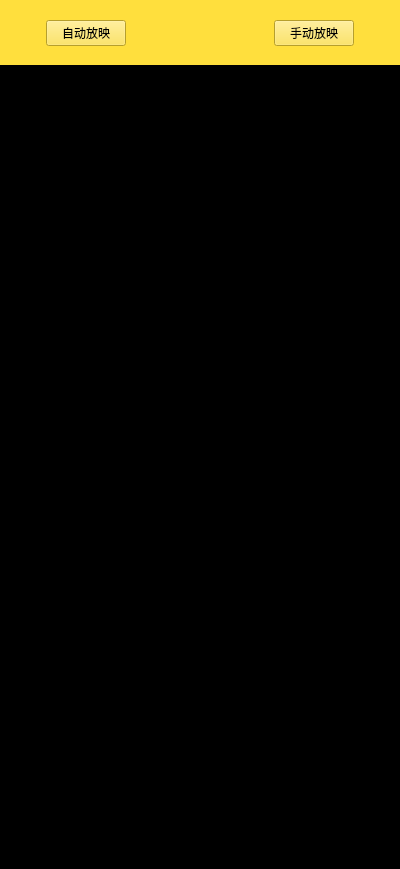
<?xml version="1.0" encoding="UTF-8"?>
<ui version="4.0">
 <class>PhotoFrame</class>
 <widget class="QWidget" name="PhotoFrame">
  <property name="geometry">
   <rect>
    <x>0</x>
    <y>0</y>
    <width>400</width>
    <height>869</height>
   </rect>
  </property>
  <property name="windowTitle">
   <string>Form</string>
  </property>
  <property name="styleSheet">
   <string notr="true">background-color: rgb(0, 0, 0);</string>
  </property>
  <layout class="QGridLayout" name="gridLayout">
   <property name="leftMargin">
    <number>0</number>
   </property>
   <property name="topMargin">
    <number>0</number>
   </property>
   <property name="rightMargin">
    <number>0</number>
   </property>
   <property name="bottomMargin">
    <number>30</number>
   </property>
   <property name="spacing">
    <number>0</number>
   </property>
   <item row="0" column="0">
    <widget class="QWidget" name="backgroundwidget" native="true">
     <property name="styleSheet">
      <string notr="true">background-color: rgb(0, 0, 0);</string>
     </property>
     <layout class="QGridLayout" name="gridLayout_2" rowstretch="1,10,2">
      <property name="leftMargin">
       <number>0</number>
      </property>
      <property name="topMargin">
       <number>0</number>
      </property>
      <property name="rightMargin">
       <number>0</number>
      </property>
      <property name="bottomMargin">
       <number>0</number>
      </property>
      <property name="spacing">
       <number>0</number>
      </property>
      <item row="2" column="0">
       <widget class="QWidget" name="buttomwidget" native="true">
        <property name="styleSheet">
         <string notr="true">background-color: rgb(91, 91, 91);</string>
        </property>
        <layout class="QGridLayout" name="gridLayout_5">
         <property name="leftMargin">
          <number>0</number>
         </property>
         <property name="topMargin">
          <number>0</number>
         </property>
         <property name="rightMargin">
          <number>0</number>
         </property>
         <property name="bottomMargin">
          <number>0</number>
         </property>
         <property name="spacing">
          <number>0</number>
         </property>
         <item row="0" column="0">
          <widget class="PhotoListView" name="tableViewPreview">
           <property name="styleSheet">
            <string notr="true">background-color: rgb(0, 0, 0);</string>
           </property>
          </widget>
         </item>
        </layout>
       </widget>
      </item>
      <item row="1" column="0">
       <widget class="QWidget" name="centerwidget" native="true">
        <layout class="QGridLayout" name="gridLayout_3" rowstretch="1,4,1">
         <property name="leftMargin">
          <number>0</number>
         </property>
         <property name="rightMargin">
          <number>0</number>
         </property>
         <item row="0" column="0">
          <spacer name="verticalSpacer_5">
           <property name="orientation">
            <enum>Qt::Vertical</enum>
           </property>
           <property name="sizeHint" stdset="0">
            <size>
             <width>20</width>
             <height>100</height>
            </size>
           </property>
          </spacer>
         </item>
         <item row="1" column="0">
          <widget class="PicItem" name="PicGraphicsView">
           <property name="styleSheet">
            <string notr="true">background-color: rgb(0, 0, 0);</string>
           </property>
          </widget>
         </item>
         <item row="2" column="0">
          <spacer name="verticalSpacer_6">
           <property name="orientation">
            <enum>Qt::Vertical</enum>
           </property>
           <property name="sizeHint" stdset="0">
            <size>
             <width>20</width>
             <height>99</height>
            </size>
           </property>
          </spacer>
         </item>
        </layout>
       </widget>
      </item>
      <item row="0" column="0">
       <widget class="QWidget" name="titlewidget" native="true">
        <property name="styleSheet">
         <string notr="true">background-color: rgb(255, 223, 61);
color: rgb(0, 0, 0);</string>
        </property>
        <layout class="QGridLayout" name="gridLayout_4">
         <property name="leftMargin">
          <number>0</number>
         </property>
         <property name="topMargin">
          <number>0</number>
         </property>
         <property name="rightMargin">
          <number>0</number>
         </property>
         <property name="bottomMargin">
          <number>0</number>
         </property>
         <property name="spacing">
          <number>0</number>
         </property>
         <item row="0" column="1">
          <spacer name="verticalSpacer_2">
           <property name="orientation">
            <enum>Qt::Vertical</enum>
           </property>
           <property name="sizeHint" stdset="0">
            <size>
             <width>20</width>
             <height>17</height>
            </size>
           </property>
          </spacer>
         </item>
         <item row="0" column="3">
          <spacer name="verticalSpacer_3">
           <property name="orientation">
            <enum>Qt::Vertical</enum>
           </property>
           <property name="sizeHint" stdset="0">
            <size>
             <width>20</width>
             <height>17</height>
            </size>
           </property>
          </spacer>
         </item>
         <item row="1" column="0">
          <spacer name="horizontalSpacer_2">
           <property name="orientation">
            <enum>Qt::Horizontal</enum>
           </property>
           <property name="sizeHint" stdset="0">
            <size>
             <width>42</width>
             <height>20</height>
            </size>
           </property>
          </spacer>
         </item>
         <item row="1" column="1">
          <widget class="QPushButton" name="autoDisplayButton">
           <property name="sizePolicy">
            <sizepolicy hsizetype="Expanding" vsizetype="Expanding">
             <horstretch>0</horstretch>
             <verstretch>0</verstretch>
            </sizepolicy>
           </property>
           <property name="text">
            <string>自动放映</string>
           </property>
          </widget>
         </item>
         <item row="1" column="2">
          <spacer name="horizontalSpacer">
           <property name="orientation">
            <enum>Qt::Horizontal</enum>
           </property>
           <property name="sizeHint" stdset="0">
            <size>
             <width>148</width>
             <height>20</height>
            </size>
           </property>
          </spacer>
         </item>
         <item row="1" column="3">
          <widget class="QPushButton" name="ManualButton">
           <property name="sizePolicy">
            <sizepolicy hsizetype="Expanding" vsizetype="Expanding">
             <horstretch>0</horstretch>
             <verstretch>0</verstretch>
            </sizepolicy>
           </property>
           <property name="text">
            <string>手动放映</string>
           </property>
          </widget>
         </item>
         <item row="1" column="4">
          <spacer name="horizontalSpacer_3">
           <property name="orientation">
            <enum>Qt::Horizontal</enum>
           </property>
           <property name="sizeHint" stdset="0">
            <size>
             <width>41</width>
             <height>20</height>
            </size>
           </property>
          </spacer>
         </item>
         <item row="2" column="1">
          <spacer name="verticalSpacer">
           <property name="orientation">
            <enum>Qt::Vertical</enum>
           </property>
           <property name="sizeHint" stdset="0">
            <size>
             <width>20</width>
             <height>18</height>
            </size>
           </property>
          </spacer>
         </item>
         <item row="2" column="3">
          <spacer name="verticalSpacer_4">
           <property name="orientation">
            <enum>Qt::Vertical</enum>
           </property>
           <property name="sizeHint" stdset="0">
            <size>
             <width>20</width>
             <height>18</height>
            </size>
           </property>
          </spacer>
         </item>
        </layout>
       </widget>
      </item>
     </layout>
    </widget>
   </item>
  </layout>
 </widget>
 <customwidgets>
  <customwidget>
   <class>PhotoListView</class>
   <extends>QTableView</extends>
   <header location="global">BaseClass/photolistview.h</header>
  </customwidget>
  <customwidget>
   <class>PicItem</class>
   <extends>QGraphicsView</extends>
   <header location="global">BaseClass/picitem.h</header>
  </customwidget>
 </customwidgets>
 <resources/>
 <connections/>
</ui>
